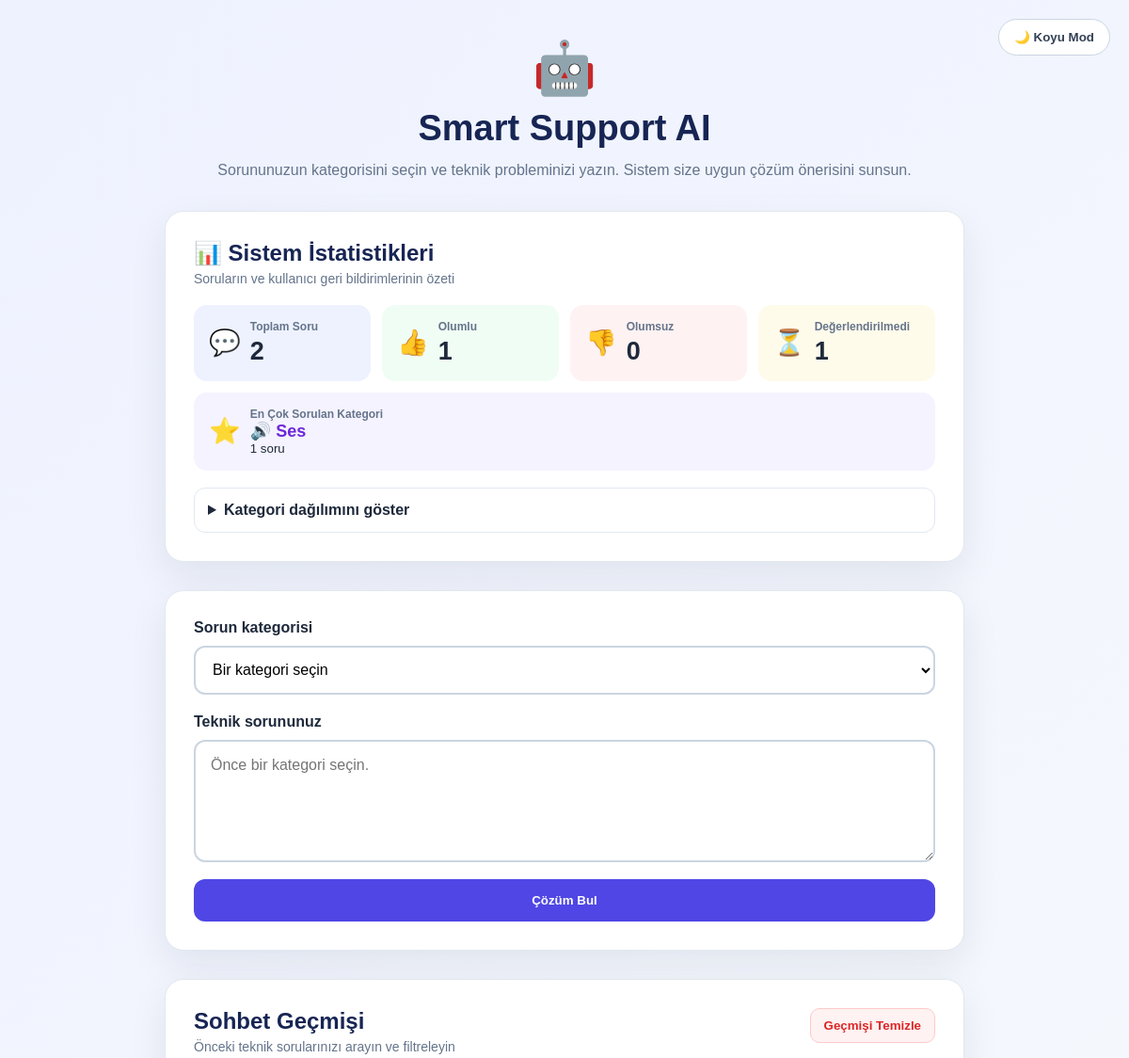
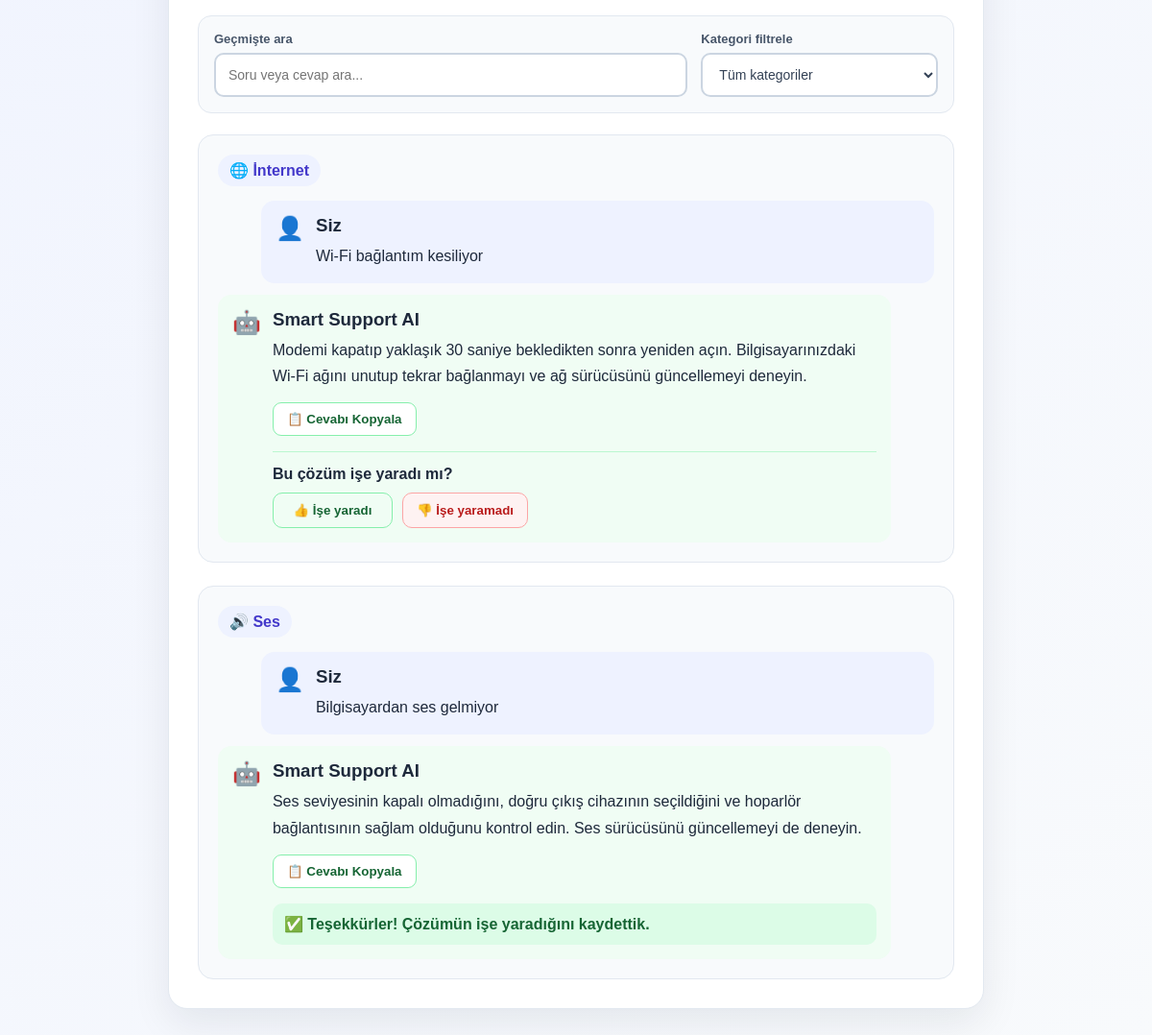
Before: / with the older database file (2 pictures, top to bottom).
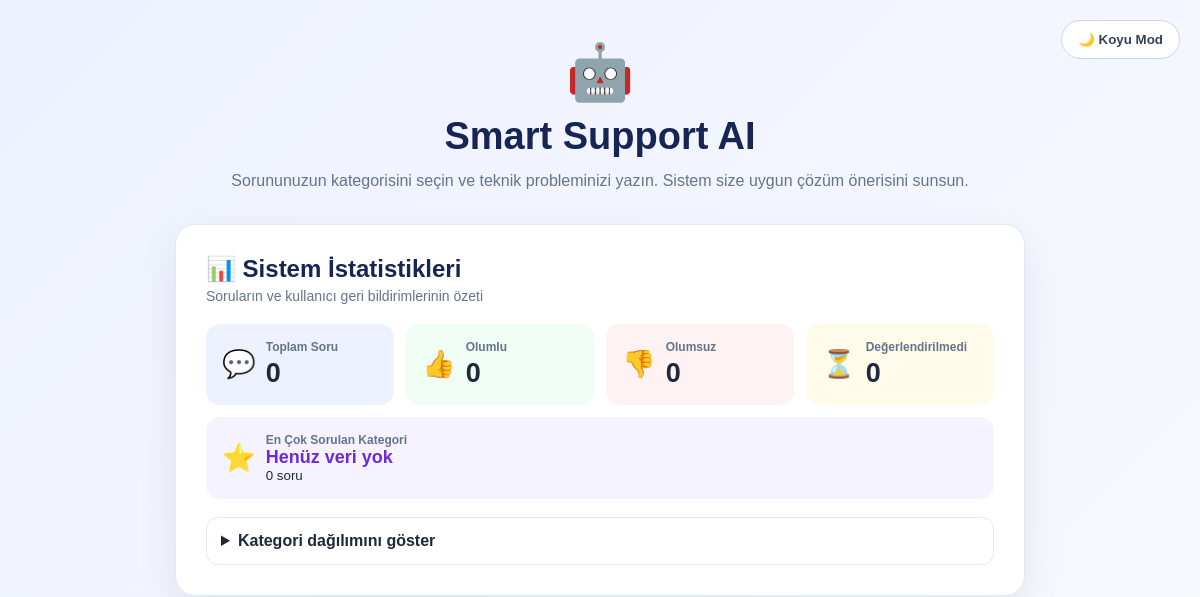
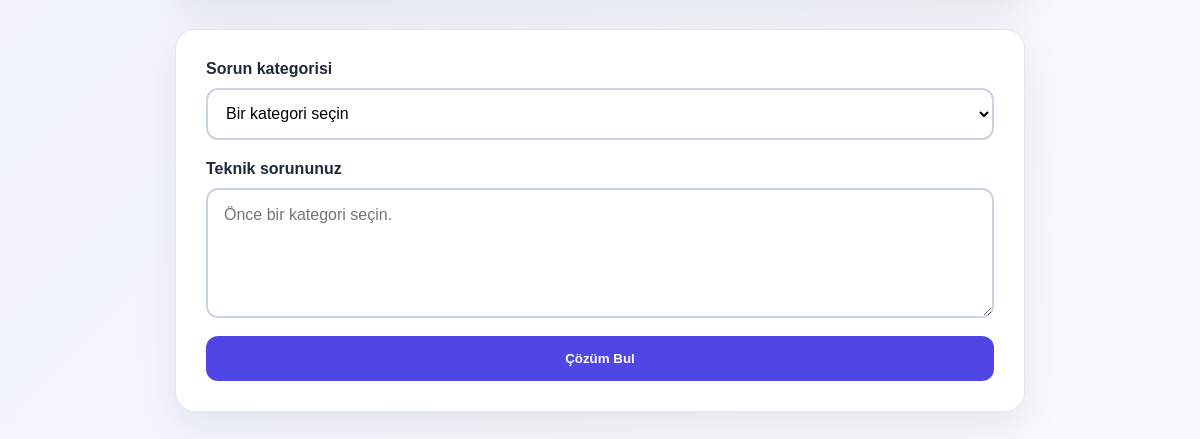
After: the same page with the newer database file (2 pictures, top to bottom).
### tables this page shows
CREATE TABLE chats (
                id TEXT PRIMARY KEY,
                question TEXT NOT NULL,
                answer TEXT NOT NULL,
                category TEXT NOT NULL,
                category_name TEXT NOT NULL,
                feedback TEXT,
                created_at TIMESTAMP DEFAULT CURRENT_TIMESTAMP
            );

### backend/app.py (the view, shortened to what this page needs)
@app.route("/", methods=["GET", "POST"])
def home():
    chat_history = get_all_chats()
    category_questions = {
        category_key: get_questions_by_category(category_key)
        for category_key in CATEGORIES
    }
    statistics = calculate_statistics(chat_history)
    return render_template(
        "index.html",
        chat_history=chat_history,
        categories=CATEGORIES,
        category_questions=category_questions,
        statistics=statistics
    )

### frontend/templates/index.html (shortened to what this page needs)
<!DOCTYPE html>
<html lang="tr">
<head>
    <link
        rel="stylesheet"
        href="{{ url_for('static', filename='style.css') }}"
    >
</head>
<body>
    <button
        type="button"
        id="theme-button"
        class="theme-button"
        aria-label="Açık veya koyu temaya geç"
    >
    </button>
    <main class="container">
        <section class="header">
            <div class="logo">
                🤖
            </div>
            <h1>
                Smart Support AI
            </h1>
            <p>
                Sorununuzun kategorisini seçin ve teknik probleminizi yazın.
                Sistem size uygun çözüm önerisini sunsun.
            </p>
        </section>
        <section class="statistics-section">
            <div class="statistics-header">
                <h2>
                    📊 Sistem İstatistikleri
                </h2>
                <p>
                    Soruların ve kullanıcı geri bildirimlerinin özeti
                </p>
            </div>
            <div class="statistics-grid">
                <article class="stat-card">
                    <div class="stat-icon">
                        💬
                    </div>
                    <div class="stat-content">
                        <span class="stat-title">
                            Toplam Soru
                        </span>
                        <strong class="stat-number">
                            {{ statistics.total_questions }}
                        </strong>
                    </div>
                </article>
                <article class="stat-card positive-stat">
                    <div class="stat-icon">
                        👍
                    </div>
                    <div class="stat-content">
                        <span class="stat-title">
                            Olumlu
                        </span>
                        <strong class="stat-number">
                            {{ statistics.positive_feedback }}
                        </strong>
                    </div>
                </article>
                <article class="stat-card negative-stat">
                    <div class="stat-icon">
                        👎
                    </div>
                    <div class="stat-content">
                        <span class="stat-title">
                            Olumsuz
                        </span>
                        <strong class="stat-number">
                            {{ statistics.negative_feedback }}
                        </strong>
                    </div>
                </article>
                <article class="stat-card waiting-stat">
                    <div class="stat-icon">
                        ⏳
                    </div>
                    <div class="stat-content">
                        <span class="stat-title">
                            Değerlendirilmedi
                        </span>
                        <strong class="stat-number">
                            {{ statistics.unanswered_feedback }}
                        </strong>
                    </div>
                </article>
                <article class="stat-card popular-stat">
                    <div class="stat-icon">
                        ⭐
                    </div>
                    <div class="stat-content">
                        <span class="stat-title">
                            En Çok Sorulan Kategori
                        </span>
                        <strong class="popular-category">
                            {{ statistics.most_used_category_name }}
                        </strong>
                        <small>
                            {{ statistics.most_used_category_count }} soru
                        </small>
                    </div>
                </article>
            </div>
            <details class="category-details">
                <summary>
                    Kategori dağılımını göster
                </summary>
            </details>
        </section>
        <section class="support-card">
            <form
                method="POST"
                action="{{ url_for('home') }}"
                id="support-form"
            >
                <label for="category">
                    Sorun kategorisi
                </label>
                <select
                    id="category"
                    name="category"
                    required
                >
                    <option value="" selected disabled>
                        Bir kategori seçin
                    </option>
                </select>
                <label
                    for="question"
                    class="question-label"
                >
                    Teknik sorununuz
                </label>
                <textarea
                    id="question"
                    name="question"
                    placeholder="Önce bir kategori seçin."
                    required
                ></textarea>
                <button
                    type="submit"
                    class="solution-button"
                >
                    Çözüm Bul
                </button>
            </form>
        </section>
        {% if chat_history %}
            <section class="history-section">
                <div class="history-header">
                    <div>
                        <h2>
                            Sohbet Geçmişi
                        </h2>
                        <p>
                            Önceki teknik sorularınızı arayın ve filtreleyin
                        </p>
                    </div>
                    <form
                        method="POST"
                        action="{{ url_for('clear_history') }}"
                    >
                        <button
                            type="submit"
                            class="clear-button"
                        >
                            Geçmişi Temizle
                        </button>
                    </form>
                </div>
                <div class="history-tools">
                    <div class="history-search-group">
                        <label for="history-search">
                            Geçmişte ara
                        </label>
                        <input
                            type="search"
                            id="history-search"
                            class="history-search"
                            placeholder="Soru veya cevap ara..."
                            autocomplete="off"
                        >
                    </div>
                    <div class="history-filter-group">
                        <label for="history-category-filter">
                            Kategori filtrele
                        </label>
                        <select
                            id="history-category-filter"
                            class="history-category-filter"
                        >
                            <option value="all">
                                Tüm kategoriler
                            </option>
                        </select>
                    </div>
                </div>
                <div class="chat-list">
                    {% for chat in chat_history|reverse %}
                        <article
                            class="chat-item"
                            id="chat-{{ chat.id }}"
                            data-category="{{ chat.category }}"
                            data-search-text="{{ chat.question }} {{ chat.answer }}"
                        >
                            <div class="chat-category">
                                {{ chat.category_name }}
                            </div>
                            <div class="message user-message">
                                <div class="message-icon">
                                    👤
                                </div>
                                <div class="message-content">
                                    <h3>
                                        Siz
                                    </h3>
                                    <p>
                                        {{ chat.question }}
                                    </p>
                                </div>
                            </div>
                            <div class="message bot-message">
                                <div class="message-icon">
                                    🤖
                                </div>
                                <div class="message-content">
                                    <h3>
                                        Smart Support AI
                                    </h3>
                                    <p class="answer-text">
                                        {{ chat.answer }}
                                    </p>
                                    <div class="answer-actions">
                                        <button
                                            type="button"
                                            class="copy-button"
                                        >
                                            📋 Cevabı Kopyala
                                        </button>
                                        {% if not chat.feedback %}
                                            <div class="feedback-area">
                                                <span class="feedback-question">
                                                    Bu çözüm işe yaradı mı?
                                                </span>
                                                <div class="feedback-buttons">
                                                    <form
                                                        method="POST"
                                                        action="{{ url_for('save_feedback', chat_id=chat.id) }}"
                                                    >
                                                        <button
                                                            type="submit"
                                                            class="feedback-button positive-button"
                                                        >
                                                            👍 İşe yaradı
                                                        </button>
                                                    </form>
                                                    <form
                                                        method="POST"
                                                        action="{{ url_for('save_feedback', chat_id=chat.id) }}"
                                                    >
                                                        <button
                                                            type="submit"
                                                            class="feedback-button negative-button"
                                                        >
                                                            👎 İşe yaramadı
                                                        </button>
                                                    </form>
                                                </div>
                                            </div>
                                        {% elif chat.feedback == "positive" %}
                                            <div class="feedback-result positive-result">
                                                ✅ Teşekkürler! Çözümün işe
                                                yaradığını kaydettik.
                                            </div>
                                        {% elif chat.feedback == "negative" %}
                                            <div class="feedback-result negative-result">
                                                📝 Teşekkürler! Geri bildiriminizi
                                                kaydettik.
                                            </div>
                                        {% endif %}
                                    </div>
                                </div>
                            </div>
                        </article>
                    {% endfor %}
                </div>
            </section>
        {% endif %}
    </main>
</body>
</html>

Changed rows visible on the page:
removed chats: most_used_category_name "🔊 Ses", category_name "🔊 Ses", question "Bilgisayardan ses gelmiyor", answer "Ses seviyesinin kapalı olmadığını, doğru çıkış cihazının seçildiğini ve hoparlör bağlantısının sağlam olduğunu kontrol edin. Ses sürücüsünü güncellemeyi de deneyin.", shows "✅ Teşekkürler! Çözümün işe yaradığını kaydettik."
removed chats: category_name "🌐 İnternet", question "Wi-Fi bağlantım kesiliyor", answer "Modemi kapatıp yaklaşık 30 saniye bekledikten sonra yeniden açın. Bilgisayarınızdaki Wi-Fi ağını unutup tekrar bağlanmayı ve ağ sürücüsünü güncellemeyi deneyin."
Other visible differences:
{{ statistics.total_questions }}: "2" → "0"
{{ statistics.positive_feedback }}: "1" → "0"
{{ statistics.unanswered_feedback }}: "1" → "0"
{{ statistics.most_used_category_name }}: (not shown) → "Henüz veri yok"
{{ statistics.most_used_category_count }}: "1" → "0"
form field value: "Tüm kategoriler" → (not shown)
text no longer shown: "Sohbet Geçmişi Önceki teknik sorularınızı arayın ve filtreleyin Geçmişi Temizle Geçmişte ara Kategori filtrele"
